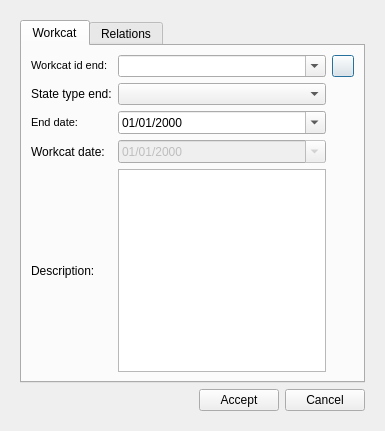
<?xml version="1.0" encoding="UTF-8"?>
<ui version="4.0">
 <class>dlg_feature_end</class>
 <widget class="QDialog" name="dlg_feature_end">
  <property name="geometry">
   <rect>
    <x>0</x>
    <y>0</y>
    <width>385</width>
    <height>431</height>
   </rect>
  </property>
  <property name="sizePolicy">
   <sizepolicy hsizetype="Preferred" vsizetype="Fixed">
    <horstretch>0</horstretch>
    <verstretch>0</verstretch>
   </sizepolicy>
  </property>
  <property name="maximumSize">
   <size>
    <width>16777215</width>
    <height>431</height>
   </size>
  </property>
  <property name="windowTitle">
   <string>End feature</string>
  </property>
  <layout class="QVBoxLayout" name="verticalLayout_3">
   <item>
    <widget class="QWidget" name="centralwidget" native="true">
     <layout class="QVBoxLayout" name="verticalLayout_2">
      <item>
       <widget class="QTabWidget" name="tabWidget">
        <property name="currentIndex">
         <number>0</number>
        </property>
        <widget class="QWidget" name="tab_workcat">
         <attribute name="title">
          <string>Workcat</string>
         </attribute>
         <layout class="QVBoxLayout" name="verticalLayout" stretch="0">
          <item>
           <layout class="QGridLayout" name="gridLayout_2">
            <item row="1" column="0">
             <widget class="QLabel" name="lbl_state_type">
              <property name="text">
               <string>State type end:</string>
              </property>
             </widget>
            </item>
            <item row="0" column="0">
             <widget class="QLabel" name="lbl_workcat_id_end">
              <property name="sizePolicy">
               <sizepolicy hsizetype="Fixed" vsizetype="Fixed">
                <horstretch>0</horstretch>
                <verstretch>0</verstretch>
               </sizepolicy>
              </property>
              <property name="font">
               <font>
                <pointsize>8</pointsize>
                <weight>50</weight>
                <bold>false</bold>
               </font>
              </property>
              <property name="frameShape">
               <enum>QFrame::NoFrame</enum>
              </property>
              <property name="frameShadow">
               <enum>QFrame::Plain</enum>
              </property>
              <property name="text">
               <string>Workcat id end:</string>
              </property>
              <property name="textFormat">
               <enum>Qt::AutoText</enum>
              </property>
              <property name="scaledContents">
               <bool>false</bool>
              </property>
              <property name="alignment">
               <set>Qt::AlignLeading|Qt::AlignLeft|Qt::AlignVCenter</set>
              </property>
              <property name="margin">
               <number>3</number>
              </property>
             </widget>
            </item>
            <item row="0" column="1">
             <widget class="QComboBox" name="workcat_id_end">
              <property name="editable">
               <bool>true</bool>
              </property>
             </widget>
            </item>
            <item row="0" column="2">
             <widget class="QPushButton" name="btn_new_workcat">
              <property name="sizePolicy">
               <sizepolicy hsizetype="Fixed" vsizetype="Fixed">
                <horstretch>0</horstretch>
                <verstretch>0</verstretch>
               </sizepolicy>
              </property>
              <property name="maximumSize">
               <size>
                <width>22</width>
                <height>22</height>
               </size>
              </property>
              <property name="text">
               <string/>
              </property>
             </widget>
            </item>
            <item row="2" column="0">
             <widget class="QLabel" name="lbl_enddate">
              <property name="sizePolicy">
               <sizepolicy hsizetype="Fixed" vsizetype="Preferred">
                <horstretch>0</horstretch>
                <verstretch>0</verstretch>
               </sizepolicy>
              </property>
              <property name="font">
               <font>
                <pointsize>8</pointsize>
                <weight>50</weight>
                <bold>false</bold>
               </font>
              </property>
              <property name="frameShape">
               <enum>QFrame::NoFrame</enum>
              </property>
              <property name="frameShadow">
               <enum>QFrame::Plain</enum>
              </property>
              <property name="text">
               <string>End date:</string>
              </property>
              <property name="textFormat">
               <enum>Qt::AutoText</enum>
              </property>
              <property name="scaledContents">
               <bool>false</bool>
              </property>
              <property name="alignment">
               <set>Qt::AlignLeading|Qt::AlignLeft|Qt::AlignVCenter</set>
              </property>
              <property name="margin">
               <number>3</number>
              </property>
             </widget>
            </item>
            <item row="3" column="0">
             <widget class="QLabel" name="lbl_workcat_date">
              <property name="sizePolicy">
               <sizepolicy hsizetype="Fixed" vsizetype="Preferred">
                <horstretch>0</horstretch>
                <verstretch>0</verstretch>
               </sizepolicy>
              </property>
              <property name="text">
               <string>Workcat date:</string>
              </property>
             </widget>
            </item>
            <item row="4" column="0">
             <widget class="QLabel" name="lbl_description">
              <property name="sizePolicy">
               <sizepolicy hsizetype="Fixed" vsizetype="Preferred">
                <horstretch>0</horstretch>
                <verstretch>0</verstretch>
               </sizepolicy>
              </property>
              <property name="text">
               <string>Description:</string>
              </property>
             </widget>
            </item>
            <item row="4" column="1">
             <widget class="QTextEdit" name="descript">
              <property name="sizePolicy">
               <sizepolicy hsizetype="Preferred" vsizetype="Preferred">
                <horstretch>0</horstretch>
                <verstretch>0</verstretch>
               </sizepolicy>
              </property>
              <property name="maximumSize">
               <size>
                <width>16777215</width>
                <height>100000</height>
               </size>
              </property>
             </widget>
            </item>
            <item row="3" column="1">
             <widget class="QDateEdit" name="builtdate">
              <property name="enabled">
               <bool>false</bool>
              </property>
              <property name="displayFormat">
               <string>dd/MM/yyyy</string>
              </property>
              <property name="calendarPopup">
               <bool>true</bool>
              </property>
             </widget>
            </item>
            <item row="2" column="1">
             <widget class="QDateEdit" name="enddate">
              <property name="displayFormat">
               <string>dd/MM/yyyy</string>
              </property>
              <property name="calendarPopup">
               <bool>true</bool>
              </property>
             </widget>
            </item>
            <item row="1" column="1">
             <widget class="QComboBox" name="cmb_statetype_end"/>
            </item>
           </layout>
          </item>
         </layout>
        </widget>
        <widget class="QWidget" name="tab_relations">
         <attribute name="title">
          <string>Relations</string>
         </attribute>
         <layout class="QVBoxLayout" name="verticalLayout_4">
          <item>
           <layout class="QHBoxLayout" name="horizontalLayout_9">
            <item>
             <widget class="QLineEdit" name="feature_id"/>
            </item>
            <item>
             <widget class="QPushButton" name="btn_insert">
              <property name="text">
               <string/>
              </property>
              <property name="icon">
               <iconset>
                <normaloff>../../../workspace/giswater_plugin/icons/111b.png</normaloff>../../../workspace/giswater_plugin/icons/111b.png</iconset>
              </property>
             </widget>
            </item>
            <item>
             <widget class="QPushButton" name="btn_delete">
              <property name="text">
               <string/>
              </property>
              <property name="icon">
               <iconset>
                <normaloff>../../../workspace/giswater_plugin/icons/112b.png</normaloff>../../../workspace/giswater_plugin/icons/112b.png</iconset>
              </property>
             </widget>
            </item>
            <item>
             <widget class="QPushButton" name="btn_snapping">
              <property name="text">
               <string/>
              </property>
              <property name="icon">
               <iconset>
                <normaloff>../../../workspace/giswater_plugin/icons/137.png</normaloff>../../../workspace/giswater_plugin/icons/137.png</iconset>
              </property>
             </widget>
            </item>
           </layout>
          </item>
          <item>
           <widget class="QTabWidget" name="tab_feature">
            <property name="currentIndex">
             <number>0</number>
            </property>
            <widget class="QWidget" name="tab_arc">
             <attribute name="title">
              <string>Arc</string>
             </attribute>
             <layout class="QVBoxLayout" name="verticalLayout_5">
              <item>
               <widget class="QTableView" name="tbl_cat_work_x_arc">
                <property name="sortingEnabled">
                 <bool>true</bool>
                </property>
               </widget>
              </item>
             </layout>
            </widget>
            <widget class="QWidget" name="tab_node">
             <attribute name="title">
              <string>Node</string>
             </attribute>
             <layout class="QVBoxLayout" name="verticalLayout_6">
              <item>
               <widget class="QTableView" name="tbl_cat_work_x_node">
                <property name="sortingEnabled">
                 <bool>true</bool>
                </property>
               </widget>
              </item>
             </layout>
            </widget>
            <widget class="QWidget" name="tab_connec">
             <attribute name="title">
              <string>Connec</string>
             </attribute>
             <layout class="QVBoxLayout" name="verticalLayout_7">
              <item>
               <widget class="QTableView" name="tbl_cat_work_x_connec">
                <property name="sortingEnabled">
                 <bool>true</bool>
                </property>
               </widget>
              </item>
             </layout>
            </widget>
            <widget class="QWidget" name="tab_gully">
             <attribute name="title">
              <string>Gully</string>
             </attribute>
             <layout class="QVBoxLayout" name="verticalLayout_8">
              <item>
               <widget class="QTableView" name="tbl_cat_work_x_gully">
                <property name="sortingEnabled">
                 <bool>true</bool>
                </property>
               </widget>
              </item>
             </layout>
            </widget>
            <widget class="QWidget" name="tab_elem">
             <property name="autoFillBackground">
              <bool>false</bool>
             </property>
             <attribute name="title">
              <string>Elem</string>
             </attribute>
             <layout class="QVBoxLayout" name="verticalLayout_9">
              <item>
               <widget class="QTableView" name="tbl_cat_work_x_element">
                <property name="sortingEnabled">
                 <bool>true</bool>
                </property>
               </widget>
              </item>
             </layout>
            </widget>
           </widget>
          </item>
         </layout>
        </widget>
       </widget>
      </item>
      <item>
       <layout class="QGridLayout" name="gridLayout">
        <item row="0" column="2">
         <widget class="QPushButton" name="btn_cancel">
          <property name="text">
           <string>Cancel</string>
          </property>
         </widget>
        </item>
        <item row="0" column="1">
         <widget class="QPushButton" name="btn_accept">
          <property name="text">
           <string>Accept</string>
          </property>
         </widget>
        </item>
        <item row="0" column="0">
         <spacer name="horizontalSpacer_4">
          <property name="orientation">
           <enum>Qt::Horizontal</enum>
          </property>
          <property name="sizeHint" stdset="0">
           <size>
            <width>40</width>
            <height>20</height>
           </size>
          </property>
         </spacer>
        </item>
       </layout>
      </item>
     </layout>
    </widget>
   </item>
  </layout>
 </widget>
 <tabstops>
  <tabstop>btn_accept</tabstop>
  <tabstop>btn_cancel</tabstop>
  <tabstop>feature_id</tabstop>
  <tabstop>btn_insert</tabstop>
  <tabstop>btn_delete</tabstop>
  <tabstop>btn_snapping</tabstop>
  <tabstop>tab_feature</tabstop>
  <tabstop>tbl_cat_work_x_element</tabstop>
  <tabstop>tbl_cat_work_x_connec</tabstop>
  <tabstop>tbl_cat_work_x_node</tabstop>
  <tabstop>tbl_cat_work_x_gully</tabstop>
  <tabstop>tbl_cat_work_x_arc</tabstop>
  <tabstop>tabWidget</tabstop>
 </tabstops>
 <resources/>
 <connections/>
</ui>
